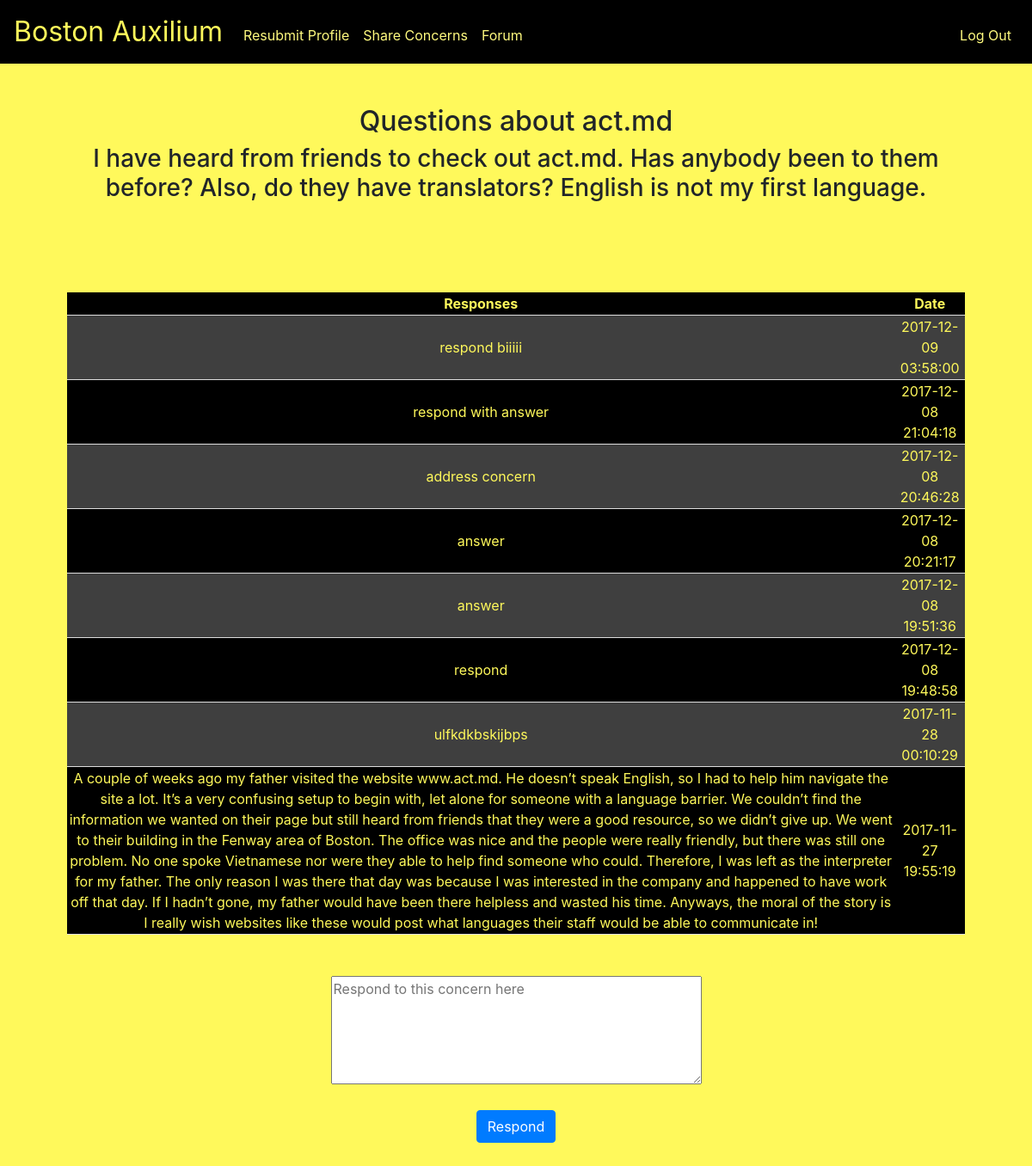
Screenshot of /thread/6/ (signed in) with the database file from the repository.
### tables this page shows
CREATE TABLE 'posts' ('post_id' INTEGER PRIMARY KEY AUTOINCREMENT NOT NULL,'topic' TEXT NOT NULL,'question' TEXT NOT NULL, 'date_time'  DATETIME NOT NULL DEFAULT CURRENT_TIMESTAMP  );

CREATE TABLE 'comments' ('comment_id' INTEGER PRIMARY KEY AUTOINCREMENT NOT NULL, 'post_id' INTEGER NOT NULL, 'content' TEXT NOT NULL, 'comment_time'  DATETIME NOT NULL DEFAULT CURRENT_TIMESTAMP  );

### application.py (the view)
@app.route("/thread/<int:post_id>/", methods=["GET", "POST"])
@login_required
def thread(post_id):
    if request.method == "POST":
        db.execute("INSERT INTO comments (content, post_id) VALUES (:content, :post_id)", content=request.form.get("response"), post_id=post_id)
        results = db.execute("SELECT topic, question FROM posts WHERE post_id = :post_id", post_id = post_id)
        comments = db.execute("SELECT content, comment_time FROM comments WHERE post_id = :post_id ORDER BY comment_time DESC", post_id = post_id)
        return render_template("thread.html", results=results, comments=comments, post_id=post_id)
    else:
        results = db.execute("SELECT topic, question FROM posts WHERE post_id = :post_id", post_id = post_id)
        comments = db.execute("SELECT content, comment_time FROM comments WHERE post_id = :post_id ORDER BY comment_time DESC", post_id = post_id)
        return render_template("thread.html", results=results, comments=comments, post_id=post_id)

### application.py (called while the page is built)
@app.after_request
def after_request(response):
    response.headers["Cache-Control"] = "no-cache, no-store, must-revalidate"
    response.headers["Expires"] = 0
    response.headers["Pragma"] = "no-cache"
    return response

### helpers.py (called while the page is built)
def login_required(f):
    @wraps(f)
    def decorated_function(*args, **kwargs):
        if session.get("user_id") is None:
            return redirect("/login")
        return f(*args, **kwargs)
    return decorated_function

### templates/thread.html (shortened to what this page needs)
{% extends "layout.html" %}
{% block main %}
    {% for result in results %}
    <h2>{{ result.topic }}</h2>
    <h3>{{ result.question }}</h3>
    {% endfor %}
    <br>
    <br>
    <br>
    <br>
    <table>
        <thead>
            <tr>
                <th>Responses</th>
                <th>Date</th>
            </tr>
        </thead>
        <tbody>
            {% for comment in comments %}
                <tr>
                    <td>{{ comment.content }}</td>
                    <td>{{ comment.comment_time }}</td>
                </tr>
            {% endfor %}
        </tbody>
    </table>
    <br>
    <br>
    <form action="/thread/{{ post_id }}/" enctype="multipart/form-data" method="post">
        <textarea name="response" cols="40" rows="5" placeholder="Respond to this concern here"></textarea>
        <br>
        <br>
        <button class="btn btn-primary" type="submit" name="respond">Respond</button>
    </form>
{% endblock %}

### static/styles.css (style rules this page uses)
th, td { border-bottom: 1px solid #ddd; }
th { background-color: black; }
tr:nth-child(even) { background-color: black; }
table { background-color: #3f3f3f; color: #fff95b; width: 100%; text-align: center; }

### templates/layout.html (style rules this page uses)
body { background-color: #fff95b; }

### rows the page displays
posts: topic "Questions about act.md", question "I have heard from friends to check out act.md. Has anybody been to them before? Also, do they have translators? English is not my first language."
comments: content "respond biiiii", comment_time "2017-12-09 03:58:00"
comments: content "respond with answer", comment_time "2017-12-08 21:04:18"
comments: content "address concern", comment_time "2017-12-08 20:46:28"
comments: content "answer", comment_time "2017-12-08 20:21:17"
comments: content "answer", comment_time "2017-12-08 19:51:36"
comments: content "respond", comment_time "2017-12-08 19:48:58"
comments: content "ulfkdkbskijbps", comment_time "2017-11-28 00:10:29"
comments: content "A couple of weeks ago my father visited the website www.act.md. He doesn’t speak English, so I had to help him navigate the site a lot. It’s a very confusing setup to begin with, let alone for someone with a language barrier. We couldn’t find the information we wanted on their page but still heard from friends that they were a good resource, so we didn’t give up. We went to their building in the Fenway area of Boston. The office was nice and the people were really friendly, but there was still one problem. No one spoke Vietnamese nor were they able to help find someone who could. Therefore, I was left as the interpreter for my father. The only reason I was there that day was because I was…", comment_time "2017-11-27 19:55:19"
